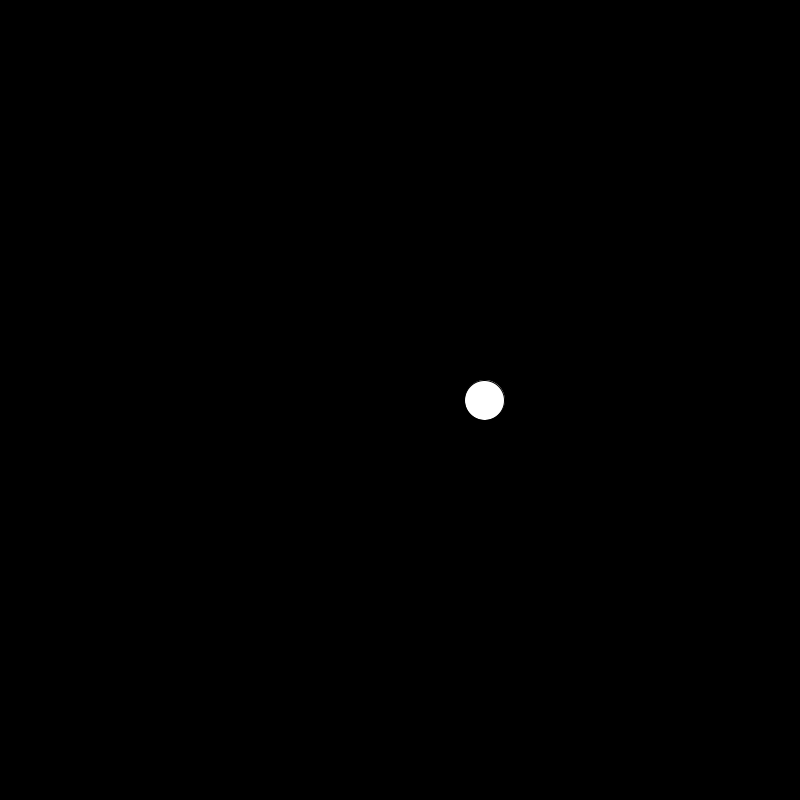
Frame 1 (no input)
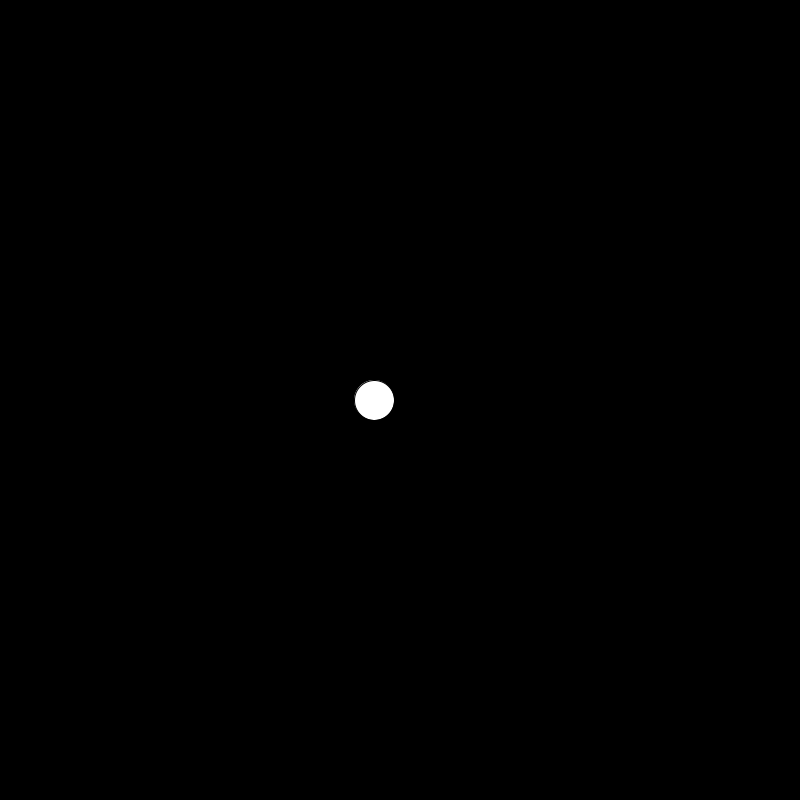
Frame 60 (the mouse pressed at the canvas centre just before this capture)
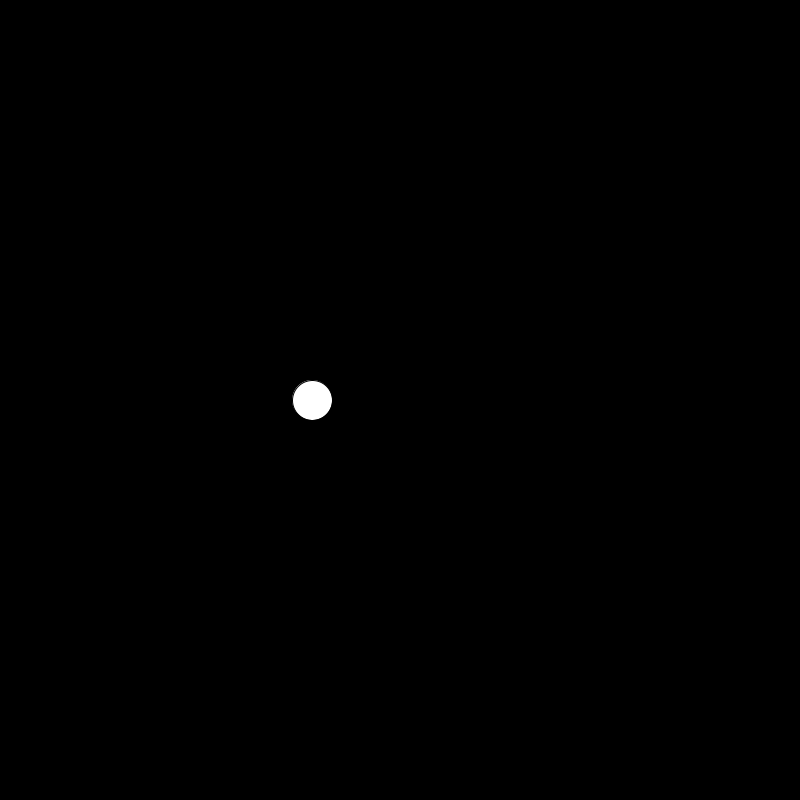
Frame 120 (the mouse held since frame 60 and released just before this capture)

The Processing sketch that drew these frames (run headless with seeded random() and noise(); from frame 60 on, the mouse is pressed at the canvas centre):

// Processing sketch: Perlin_Noise
// ── Perlin_Noise.pde
float t = 0;

void setup() {
  //fullScreen();
  size(800,800);
  frameRate(60);
  background(15);
   
}


void draw() {  
  background(0);
  fill(255);
  
  t = t + 0.005;
  
  float x = noise(t);
  x = map(x,0,1,0,width);
  ellipse(x,height/2,40,40);
  
}
